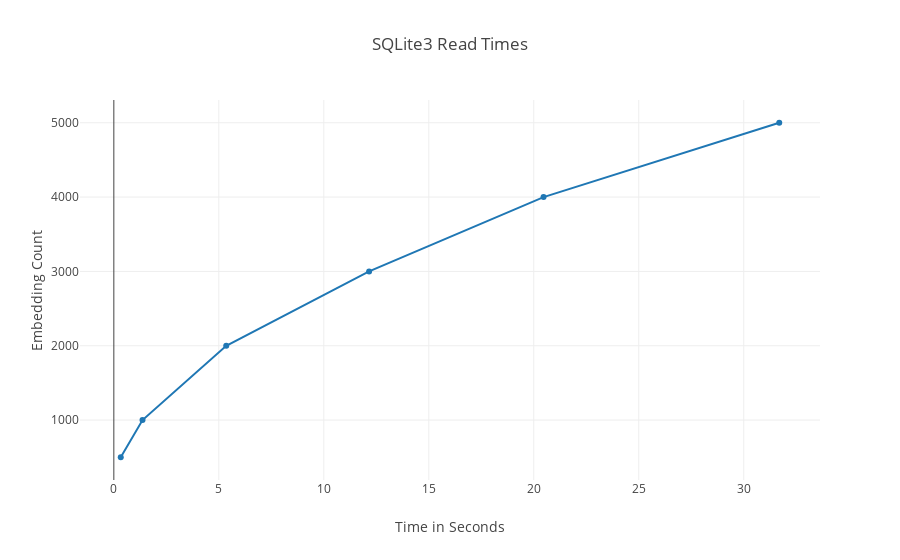

The cell this chart's notebook holds for it:
### Code cell
# Read Times
plotly.offline.init_notebook_mode(connected=True)
trace = plotly.graph_objs.Scatter(
    x = read_times,
    y = counts,
    mode = 'lines+markers'
)
layout = plotly.graph_objs.Layout(title="SQLite3 Read Times",
                xaxis=dict(title='Time in Seconds'),
                yaxis=dict(title='Embedding Count'))
data = [trace]
fig = plotly.graph_objs.Figure(data=data, layout=layout)
plotly.offline.iplot(fig, filename='jupyter-basic-scatter')

### Figure 1 — Plotly figure (JSON) as saved in the notebook; plotly's stock layout.template omitted (floating-point values rounded to 4 significant figures)
{"data": [{"mode": "lines+markers", "type": "scatter", "uid": "64503bde-afa6-11e8-99fb-94b86d86a98e", "x": [0.3298, 1.367, 5.353, 12.16, 20.47, 31.69], "y": [500, 1000, 2000, 3000, 4000, 5000]}], "layout": {"title": "SQLite3 Read Times", "xaxis": {"title": "Time in Seconds"}, "yaxis": {"title": "Embedding Count"}}}
